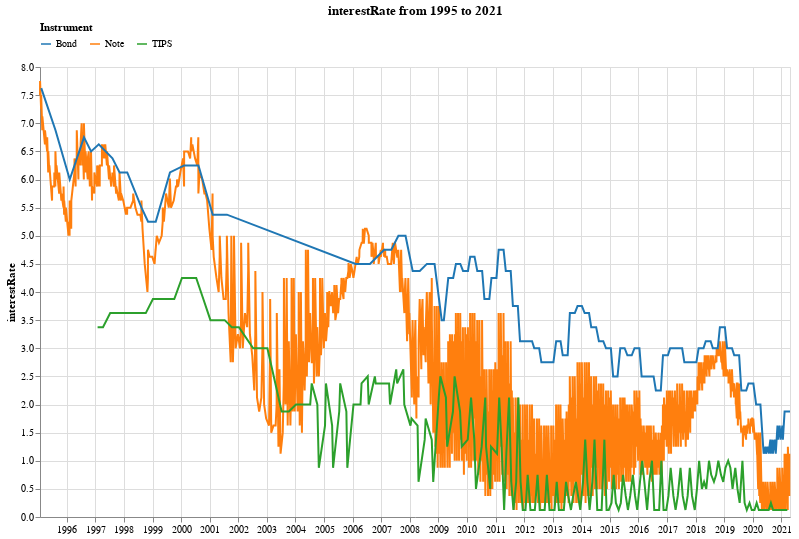

Write notebook code for a chart like this one.
### Code cell
dfsa, ca = doTsChart(range(1995, 2022), metric='interestRate')
ca.display()

### Figure 1 — Vega-Lite specification as saved in the notebook (floating-point values rounded to 4 significant figures; data arrays with more than 128 entries replaced by an {"elided": "..."} marker saying what was removed)
{"config": {"view": {"continuousWidth": 400, "continuousHeight": 300}}, "data": {"name": "data-bd9a2ac662b9f28c28488ee897f0d7df"}, "mark": "line", "background": "white", "encoding": {"color": {"type": "nominal", "field": "type", "legend": {"orient": "top"}, "scale": {"scheme": "category10"}, "title": "Instrument"}, "tooltip": [{"type": "temporal", "field": "auctionDate"}, {"type": "nominal", "field": "type"}, {"type": "quantitative", "field": "interestRate"}], "x": {"type": "temporal", "axis": {"title": ""}, "field": "auctionDate"}, "y": {"type": "quantitative", "field": "interestRate"}}, "height": 450, "title": "interestRate from 1995 to 2021", "width": 750, "$schema": "https://vega.github.io/schema/vega-lite/v4.8.1.json", "datasets": {"data-bd9a2ac662b9f28c28488ee897f0d7df": {"elided": "1539 records"}}}
